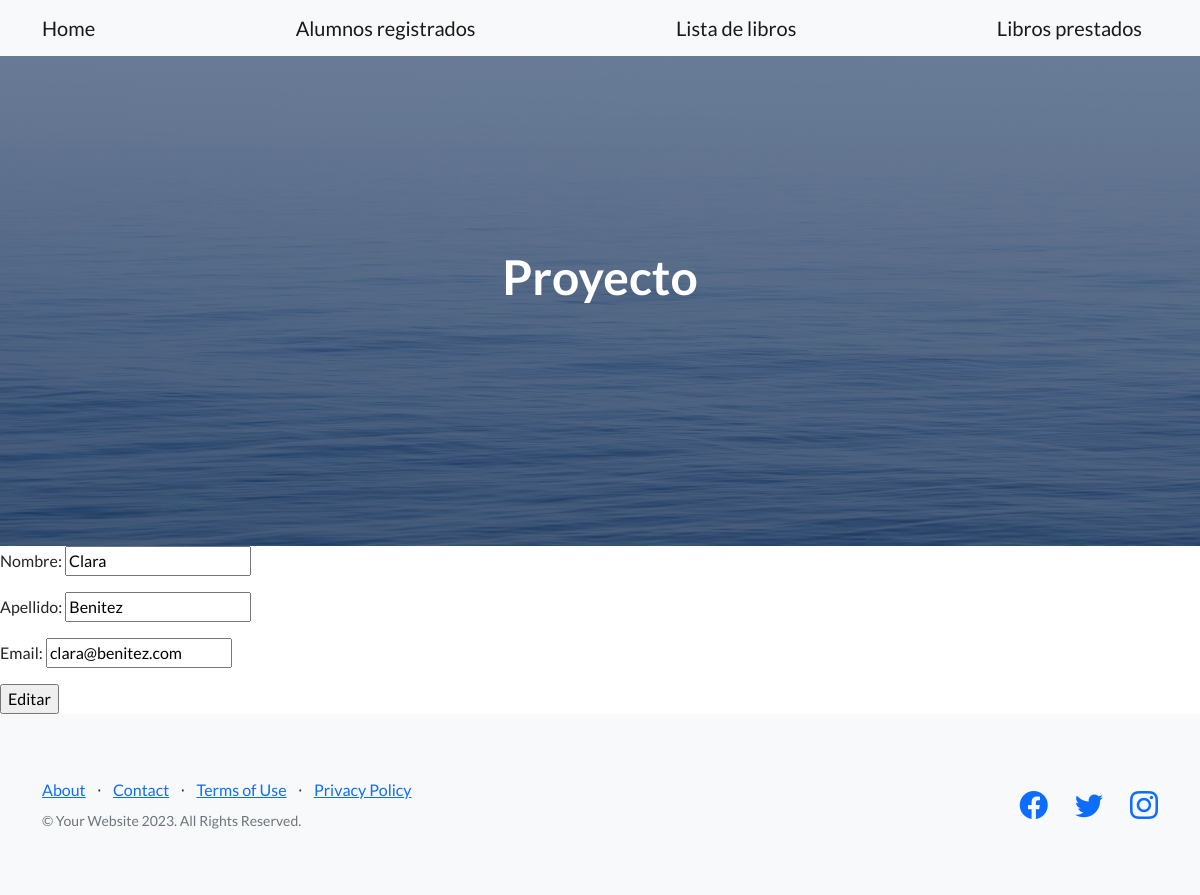
/alumno/2/update, run on the app's committed database.
### AppCoder/models.py (models this page shows, shortened)
class Alumno(models.Model):
    nombre = models.CharField(max_length=50)
    apellido = models.CharField(max_length=50)
    email = models.EmailField(max_length=50)

### AppCoder/views.py (the view)
# urls.py: path("alumno/<pk>/update", AlumnoUpdateView.as_view(), name="alumno-update"),
class AlumnoUpdateView(UpdateView):
    model = Alumno
    template_name = "AppCoder/cbv_alumno_update.html"
    success_url = reverse_lazy("alumno-list")
    fields = ["nombre", "apellido", "email"]

### AppCoder/templates/AppCoder/cbv_alumno_update.html (shortened to what this page needs)
{% extends 'AppCoder/padre.html' %}
{% block contenidoQueCambia%}
<!DOCTYPE html>
<html lang="en">
<head>
</head>
<body>
    <form action="{% url 'alumno-update' alumno.pk %}" method="POST">
        {{ form.as_p }}
        <input type="submit" value="Editar">
    </form>
</body>
</html>
{% endblock%}

### data on the page
Alumno: nombre "Clara", apellido "Benitez", email "clara@benitez.com"
